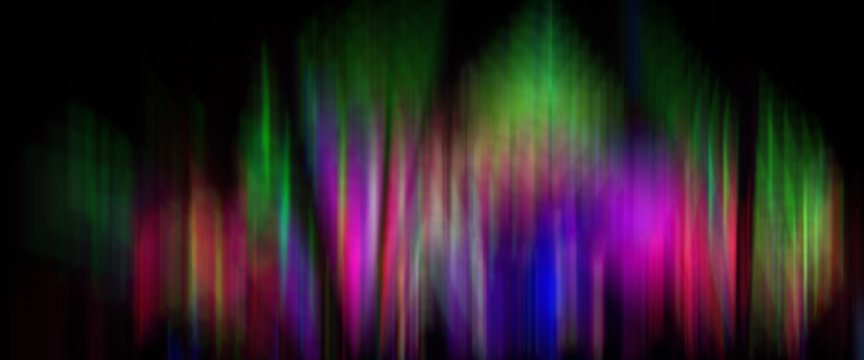
#> input picture img/bg-aurora-streaks.jpg, 864 x 360 px; its folder holds 2 pictures in this run
$ python contact_sheet.py ../img ../img/bg-blue-streaks.jpg
#> lines starting #> are read from the running program, lines starting #| are printed output that depends on the picture
"""Labelled contact sheet of every image in a folder (index, short id, size)."""
import sys, pathlib
from PIL import Image, ImageDraw

src = pathlib.Path(sys.argv[1]); out = pathlib.Path(sys.argv[2])
files = sorted(p for p in src.iterdir() if p.suffix.lower() in (".png", ".jpg", ".jpeg", ".gif", ".webp"))
T = 220; cols = 6; rows = (len(files) + cols - 1) // cols
sheet = Image.new("RGB", (cols * T, rows * (T + 30)), (60, 60, 60))
#> sheet: PIL image 1320x250 RGB; every value is 60
d = ImageDraw.Draw(sheet)
for i, f in enumerate(files):
    im = Image.open(f); w, h = im.size
#> further down, im is the input picture: PIL image 864x360 RGB; mean R, G, B 45.6, 31.4, 40.3
#> after `w, h = im.size`: w = 864; h = 360
    im = im.convert("RGBA"); bg = Image.new("RGBA", im.size, (128, 0, 128, 255)); bg.alpha_composite(im)
#> after `bg = Image.new('RGBA', im.size, (128, 0, 128, 255))`:
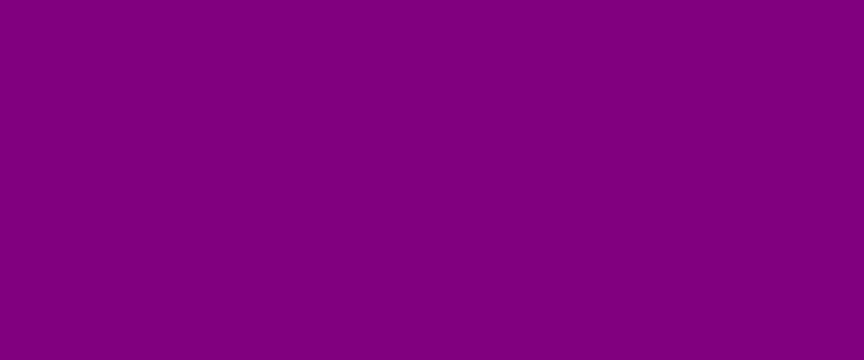
#> bg: PIL image 864x360 RGBA; mean R, G, B, A 128, 0, 128, 255
    bg.thumbnail((T, T)); x, y = (i % cols) * T, (i // cols) * (T + 30)
    sheet.paste(bg.convert("RGB"), (x, y))
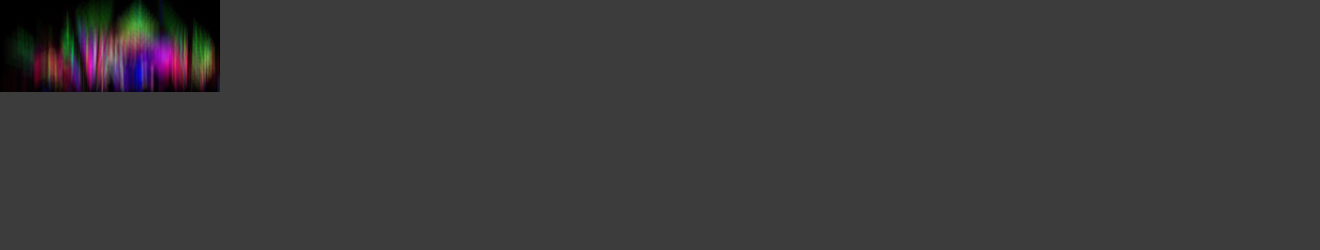
#> sheet: PIL image 1320x250 RGB; mean R, G, B 59.1, 58.2, 58.8
    d.text((x + 3, y + T + 2), f"{i} {f.stem[7:13]} {w}x{h}", fill=(255, 255, 0))
    print(i, f.name, w, h)
#| 0 bg-aurora-streaks.jpg 864 360
#> pass 2 of the loop `for i, f in enumerate(files):`:
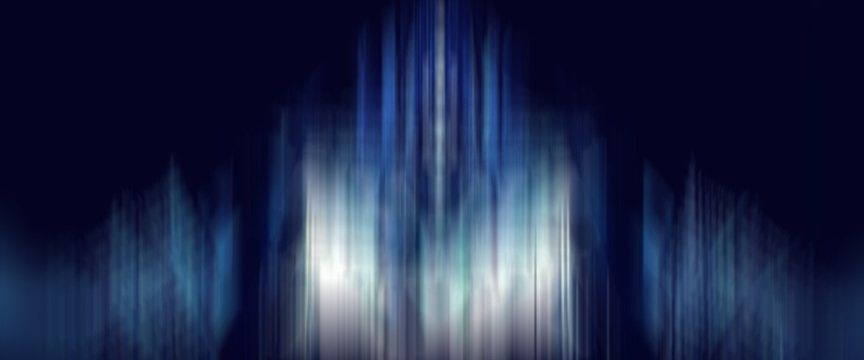
#> input picture img/bg-blue-streaks.jpg, 864 x 360 px
#> im is the input picture: PIL image 864x360 RGB; mean R, G, B 32.4, 41.7, 74.6
#> im: PIL image 864x360 RGBA
#> `sheet.paste(bg.convert("RGB"), (x, y))`:
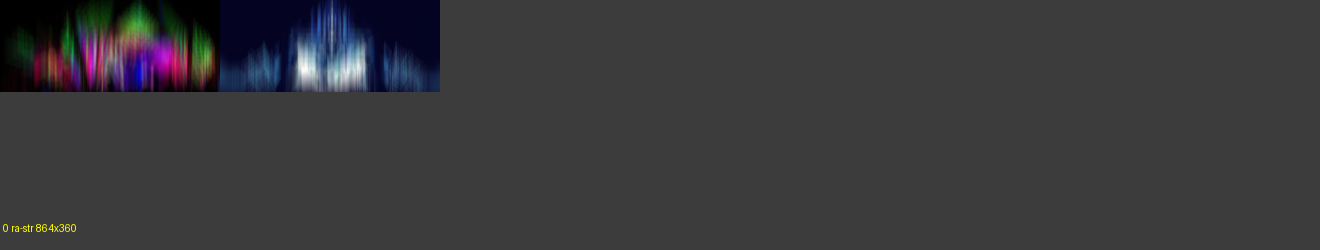
#> sheet: PIL image 1320x250 RGB; mean R, G, B 57.5, 57.2, 59.7
#| 1 bg-blue-streaks.jpg 864 360
sheet.save(out)
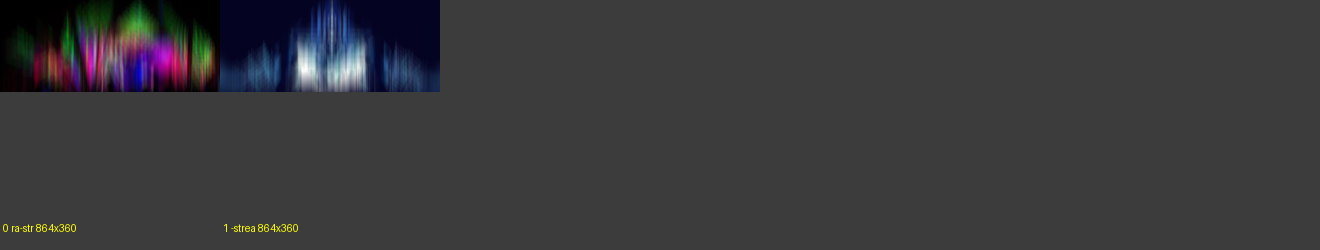
#> saved as bg-blue-streaks.jpg: PIL image 1320x250 RGB; mean R, G, B 57.6, 57.3, 59.6
